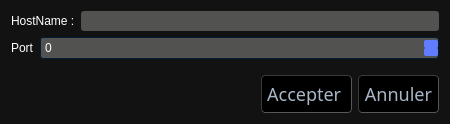
<?xml version="1.0" encoding="UTF-8"?>
<ui version="4.0">
 <class>DuMesengerConnectionDialog</class>
 <widget class="QDialog" name="DuMesengerConnectionDialog">
  <property name="geometry">
   <rect>
    <x>0</x>
    <y>0</y>
    <width>450</width>
    <height>124</height>
   </rect>
  </property>
  <property name="windowTitle">
   <string>Dialog</string>
  </property>
  <property name="styleSheet">
   <string notr="true">/*Copyright (c) DevSec Studio. All rights reserved.

MIT License

Permission is hereby granted, free of charge, to any person obtaining a copy
of this software and associated documentation files (the &quot;Software&quot;), to deal
in the Software without restriction, including without limitation the rights
to use, copy, modify, merge, publish, distribute, sublicense, and/or sell
copies of the Software, and to permit persons to whom the Software is
furnished to do so, subject to the following conditions:

The above copyright notice and this permission notice shall be included in all
copies or substantial portions of the Software.

THE SOFTWARE IS PROVIDED *AS IS*, WITHOUT WARRANTY OF ANY KIND, EXPRESS OR
IMPLIED, INCLUDING BUT NOT LIMITED TO THE WARRANTIES OF MERCHANTABILITY,
FITNESS FOR A PARTICULAR PURPOSE AND NONINFRINGEMENT. IN NO EVENT SHALL THE
AUTHORS OR COPYRIGHT HOLDERS BE LIABLE FOR ANY CLAIM, DAMAGES OR OTHER
LIABILITY, WHETHER IN AN ACTION OF CONTRACT, TORT OR OTHERWISE, ARISING FROM,
OUT OF OR IN CONNECTION WITH THE SOFTWARE OR THE USE OR OTHER DEALINGS IN THE
SOFTWARE.
*/

/*-----QWidget-----*/
QWidget
{
	background-color: #121212;
	color: #ffffff;
	border-color: #051a39;

}


/*-----QLabel-----*/
QLabel
{
	background-color: transparent;
	color: #ffffff;

}


QLabel::disabled
{
	background-color: transparent;
	color: #656565;

}


/*-----QMenuBar-----*/
QMenuBar
{
	background-color: #0a0a0a;
	color: #ffffff;
	border-color: #051a39;

}


QMenuBar::disabled
{
	background-color: #404040;
	color: #656565;
	border-color: #051a39;

}


QMenuBar::item
{
    background-color: transparent;

}


QMenuBar::item:selected
{
    background-color: #607cff;
    border: 1px solid #41cd52;

}


QMenuBar::item:pressed
{
    background-color: #4969ff;
    border: 1px solid #000;
    margin-bottom: -1px;
    padding-bottom: 1px;

}


/*-----QMenu-----*/
QMenu
{
    background-color: #121212;
    border: 1px solid;
    color: #ffffff;

}


QMenu::separator
{
    height: 1px;
    background-color: #6d8eff;
    color: #ffffff;
    padding-left: 4px;
    margin-left: 10px;
    margin-right: 5px;

}


QMenu::item
{
    min-width : 150px;
    padding: 3px 20px 3px 20px;

}


QMenu::item:selected
{
    background-color: #4969ff;
    color: #ffffff;

}


QMenu::item:disabled
{
    color: #262626;
}


/*-----QToolTip-----*/
QToolTip
{
	border : 1px solid #000000;
	background-color: #26264f;
	color: #ffffff;
	border-color: #051a39;

}


/*-----QPushButton-----*/
QPushButton
{
	background-color: #607cff;
	color: #ffffff;
	border-style: solid;
	border-width: 1px;
	border-radius: 3px;
	border-color: #051a39;
	padding: 5px;

}


QPushButton::disabled
{
	background-color: #404040;
	color: #656565;
	border-color: #051a39;

}


QPushButton::hover
{
	background-color: #8399ff;
	color: #ffffff;
	border-style: solid;
	border-width: 1px;
	border-radius: 3px;
	border-color: #051a39;
	padding: 5px;

}


QPushButton::pressed
{
	background-color: #4969ff;
	color: #ffffff;
	border-style: solid;
	border-width: 1px;
	border-radius: 3px;
	border-color: #051a39;
	padding: 5px;

}


/*-----QToolButton-----*/
QToolButton
{
	background-color: #607cff;
	color: #ffffff;
	border-width: 1px;
	border-radius: 3px;
	border-color: #051a39;
	padding: 3px;

}


QToolButton::disabled
{
	background-color: #404040;
	color: #656565;
	border-color: #051a39;

}


QToolButton::hover
{
	background-color: #8399ff;
	color: #ffffff;
	border-width: 1px;
	border-radius: 3px;
	border-color: #051a39;
	padding: 3px;

}


QToolButton::pressed
{
	background-color: #4969ff;
	color: #ffffff;
	border-width: 1px;
	border-radius: 3px;
	border-color: #051a39;
	padding: 3px;

}


/*-----QComboBox-----*/
QComboBox
{
    background-color: #607cff;
    border: 1px solid;
    border-radius: 3px;
    padding-left: 6px;
    color: #ffffff;
    height: 20px;

}


QComboBox::disabled
{
	background-color: #404040;
	color: #656565;
	border-color: #051a39;

}


QComboBox:hover
{
    background-color: #8399ff;

}


QComboBox:on
{
    background-color: #4969ff;

}


QComboBox QAbstractItemView
{
    background-color: #383838;
    color: #ffffff;
    border: 1px solid black;
    selection-background-color: #4969ff;
    selection-color: #ffffff;
    outline: 0;

}


QComboBox::drop-down
{
    subcontrol-origin: padding;
    subcontrol-position: top right;
    width: 15px;
    border-left-width: 0px;
    border-left-color: darkgray;
    border-left-style: solid; 
    border-top-right-radius: 3px; 
    border-bottom-right-radius: 3px;

}


QComboBox::down-arrow
{
    image: url(://arrow-down.png);
    width: 8px;
    height: 8px;
}


/*-----QSpinBox &amp; QDoubleSpinBox &amp; QDateTimeEdit-----*/
QSpinBox, 
QDoubleSpinBox,
QDateTimeEdit
{
	background-color: #525251;
	color: #ffffff;
	border: 1px solid #051a39;
	border-radius: 3px;
	padding : 2px;

}


QSpinBox::disabled, 
QDoubleSpinBox::disabled,
QDateTimeEdit::disabled
{
	background-color: #404040;
	color: #656565;
	border-color: #051a39;

}


QSpinBox:hover, 
QDoubleSpinBox::hover,
QDateTimeEdit::hover
{
    background-color: #626262;
    border: 1px solid #607cff;
    color:  #fff;
    padding: 2px

}


QSpinBox::up-button, QSpinBox::down-button,
QDoubleSpinBox::up-button, QDoubleSpinBox::down-button,
QDateTimeEdit::up-button, QDateTimeEdit::down-button
{
    background-color: #607cff;
	border-radius: 2px;

}


QSpinBox::disabled, 
QDoubleSpinBox::disabled,
QDateTimeEdit::disabled
{
	background-color: #404040;
	color: #656565;
	border-color: #051a39;

}


QSpinBox::up-button:hover, QSpinBox::down-button:hover,
QDoubleSpinBox::up-button:hover, QDoubleSpinBox::down-button:hover,
QDateTimeEdit::up-button:hover, QDateTimeEdit::down-button:hover
{
    background-color: #8399ff;
    border: 1px solid #8399ff;

}


QSpinBox::up-button:disabled, QSpinBox::down-button:disabled,
QDoubleSpinBox::up-button:disabled, QDoubleSpinBox::down-button:disabled,
QDateTimeEdit::up-button:disabled, QDateTimeEdit::down-button:disabled
{
	background-color: #404040;
	color: #656565;
	border-color: #051a39;

}


QSpinBox::up-button:pressed, QSpinBox::down-button:pressed,
QDoubleSpinBox::up-button:pressed, QDoubleSpinBox::down-button::pressed,
QDateTimeEdit::up-button:pressed, QDateTimeEdit::down-button::pressed
{
    background-color: #4969ff;
    border: 1px solid #4969ff;

}


QSpinBox::down-arrow,
QDoubleSpinBox::down-arrow,
QDateTimeEdit::down-arrow
{
    image: url(://arrow-down.png);
    width: 7px;

}


QSpinBox::up-arrow,
QDoubleSpinBox::up-arrow,
QDateTimeEdit::up-arrow
{
    image: url(://arrow-up.png);
    width: 7px;

}


/*-----QLineEdit-----*/
QLineEdit
{
	background-color: #525251;
	color: #ffffff;
	border-width: 1px;
	border-radius: 3px;
	border-color: #051a39;
	padding: 2px;

}


QLineEdit::disabled
{
	background-color: #404040;
	color: #656565;
	border-width: 1px;
	border-radius: 3px;
	border-color: #051a39;
	padding: 2px;

}


/*-----QTextEdit-----*/
QTextEdit
{
	background-color: #ffffff;
	color: #010201;
	border-color: #051a39;

}


QTextEdit::disabled
{
	background-color: #404040;
	color: #656565;
	border-color: #051a39;

}


/*-----QGroupBox-----*/
QGroupBox 
{
    border: 1px solid;
    border-color: #607cff;
    margin-top: 22px;

}


QGroupBox::title  
{
    background-color: #607cff;
    color: #ffffff;
    subcontrol-origin: margin;
    subcontrol-position: top left;
    padding: 5px;
	border-top-left-radius: 3px;
	border-top-right-radius: 3px;

}


QGroupBox::title::disabled
{
	background-color: #404040;
	color: #656565;
    subcontrol-origin: margin;
    subcontrol-position: top left;
    padding: 5px;
	border-top-left-radius: 3px;
	border-top-right-radius: 3px;

}


/*-----QCheckBox-----*/
QCheckBox::indicator
{
    color: #b1b1b1;
    background-color: #323232;
    border: 1px solid #b1b1b1;
    width: 12px;
    height: 12px;

}


QCheckBox::indicator:checked
{
    image:url(://checkbox.png);
    border: 1px solid #607cff;

}


QCheckBox::indicator:unchecked:hover
{
    border: 1px solid #607cff;

}


QCheckBox::disabled
{
	color: #656565;

}


QCheckBox::indicator:disabled
{
	background-color: #656565;
	color: #656565;
    border: 1px solid #656565;

}


/*-----QRadioButton-----*/
QRadioButton::indicator::unchecked
{ 
	border: 2px inset gray; 
	border-radius: 5px; 
	background-color:  #fff;
	width: 9px; 
	height: 9px; 

}


QRadioButton::indicator::unchecked:hover
{ 
	border: 2px solid #607cff; 
	border-radius: 5px; 
	background-color:  #fff;
	width: 9px; 
	height: 9px; 

}


QRadioButton::indicator::checked
{ 
	border: 2px inset darkgray; 
	border-radius: 5px; 
	background-color: #4969ff; 
	width: 9px; 
	height: 9px; 

}


QRadioButton::disabled
{
	color: #656565;

}


QRadioButton::indicator:disabled
{
	background-color: #656565;
	color: #656565;
    border: 2px solid #656565;

}


/*-----QTableView &amp; QTableWidget-----*/
QTableView
{
    background-color: #242526;
    border: 1px solid #32414B;
    color: #f0f0f0;
    gridline-color: #8faaff;
    outline : 0;

}


QTableView::disabled
{
    background-color: #242526;
    border: 1px solid #32414B;
    color: #656565;
    gridline-color: #656565;
    outline : 0;

}


QTableView::item:hover 
{
    background-color: #26264f;
    color: #f0f0f0;

}


QTableView::item:selected 
{
    background-color: #1a1b1c;
    border: 2px solid #4969ff;
    color: #F0F0F0;

}


QTableView::item:selected:disabled
{
    background-color: #1a1b1c;
    border: 2px solid #525251;
    color: #656565;

}


QTableCornerButton::section
{
    background-color: #505050;
    color: #fff;

}


QHeaderView::section
{
    background-color: #525251;
    color: #fff;
    text-align: left;
	padding: 4px;
	
}


QHeaderView::section:disabled
{
    background-color: #525251;
    color: #656565;

}


QHeaderView::section:checked
{
    color: #fff;
    background-color: #4969ff;

}


QHeaderView::section:checked:disabled
{
    color: #656565;
    background-color: #525251;

}


QHeaderView::section::vertical::first,
QHeaderView::section::vertical::only-one
{
    border-top: 1px solid #353635;

}


QHeaderView::section::vertical
{
    border-top: 1px solid #353635;

}


QHeaderView::section::horizontal::first,
QHeaderView::section::horizontal::only-one
{
    border-left: 1px solid #353635;

}


QHeaderView::section::horizontal
{
    border-left: 1px solid #353635;

}


/*-----QTabWidget-----*/
QTabBar::tab
{
	background-color: #262626;
	color: #ffffff;
	border-style: solid;
	border-width: 1px;
	border-top-left-radius: 3px;
	border-top-right-radius: 3px;
	border-color: #051a39;
	padding: 5px;

}


QTabBar::tab:disabled
{
	background-color: #656565;
	color: #656565;

}


QTabWidget::pane 
{
	background-color: #262626;
	color: #ffffff;
    border: 1px solid;
    border-color: #607cff;

}


QTabBar::tab:selected
{
    background-color: #607cff;
	color: #ffffff;
	border-style: solid;
	border-width: 1px;
	border-top-left-radius: 3px;
	border-top-right-radius: 3px;
	border-color: #051a39;
	padding: 5px;

}


QTabBar::tab:selected:disabled
{
	background-color: #404040;
	color: #656565;

}


QTabBar::tab:!selected 
{
    background-color: #262626;

}


QTabBar::tab:!selected:hover 
{
    background-color: #8399ff;

}


QTabBar::tab:top:!selected 
{
    margin-top: 3px;

}


QTabBar::tab:bottom:!selected 
{
    margin-bottom: 3px;

}


QTabBar::tab:top, QTabBar::tab:bottom 
{
    min-width: 8ex;
    margin-right: -1px;
    padding: 5px 10px 5px 10px;

}


QTabBar::tab:top:selected 
{
    border-bottom-color: none;

}


QTabBar::tab:bottom:selected 
{
    border-top-color: none;

}


QTabBar::tab:top:last, QTabBar::tab:bottom:last,
QTabBar::tab:top:only-one, QTabBar::tab:bottom:only-one 
{
    margin-right: 0;

}


QTabBar::tab:left:!selected 
{
    margin-right: 3px;

}


QTabBar::tab:right:!selected
{
    margin-left: 3px;

}


QTabBar::tab:left, QTabBar::tab:right 
{
    min-height: 8ex;
    margin-bottom: -1px;
    padding: 10px 5px 10px 5px;

}


QTabBar::tab:left:selected 
{
    border-left-color: none;

}


QTabBar::tab:right:selected 
{
    border-right-color: none;

}


QTabBar::tab:left:last, QTabBar::tab:right:last,
QTabBar::tab:left:only-one, QTabBar::tab:right:only-one 
{
    margin-bottom: 0;

}


/*-----QSlider-----*/
QSlider::groove:horizontal 
{
	background-color: transparent;
	height: 5px;

}


QSlider::sub-page:horizontal 
{
	background-color: #607cff;

}


QSlider::add-page:horizontal 
{
	background-color: #666765;

}


QSlider::handle:horizontal 
{
	background-color: #607cff;
	width: 14px;
	margin-top: -6px;
	margin-bottom: -6px;
	border-radius: 3px;

}


QSlider::handle:horizontal:hover 
{
	background-color: #607cff;
	border-radius: 3px;

}


QSlider::sub-page:horizontal:disabled 
{
	background-color: #bbb;
	border-color: #999;

}


QSlider::add-page:horizontal:disabled 
{
	background-color: #eee;
	border-color: #999;

}


QSlider::handle:horizontal:disabled 
{
	background-color: #eee;
	border: 1px solid #aaa;
	border-radius: 3px;

}


QSlider::groove:vertical 
{
	background-color: transparent;
	width: 5px;

}


QSlider::sub-page:vertical 
{
	background-color: #607cff;

}


QSlider::add-page:vertical 
{
	background-color: #666765;

}


QSlider::handle:vertical 
{
	background-color: #607cff;
	height: 14px;
	margin-left: -6px;
	margin-right: -6px;
	border-radius: 3px;

}


QSlider::handle:vertical:hover 
{
	background-color: #607cff;
	border-radius: 3px;

}


QSlider::sub-page:vertical:disabled 
{
	background-color: #bbb;
	border-color: #999;

}


QSlider::add-page:vertical:disabled 
{
	background-color: #eee;
	border-color: #999;

}


QSlider::handle:vertical:disabled 
{
	background-color: #eee;
	border: 1px solid #aaa;
	border-radius: 3px;

}


/*-----QDial-----*/
QDial
{
	background-color: #607cff;

}


QDial::disabled
{
	background-color: #404040;

}


/*-----QScrollBar-----*/
QScrollBar:horizontal
{
    border: 1px solid #222222;
    background-color: #3d3d3d;
    height: 13px;
    margin: 0px 16px 0 16px;

}


QScrollBar::handle:horizontal
{
    background: #607cff;
    min-height: 20px;

}


QScrollBar::add-line:horizontal
{
    border: 1px solid #1b1b19;
    background-color: #607cff;
    width: 14px;
    subcontrol-position: right;
    subcontrol-origin: margin;

}


QScrollBar::sub-line:horizontal
{
    border: 1px solid #1b1b19;
    background-color: #607cff;
    width: 14px;
    subcontrol-position: left;
    subcontrol-origin: margin;

}


QScrollBar::right-arrow:horizontal
{
    image: url(://arrow-right.png);
    width: 6px;
    height: 6px;

}


QScrollBar::left-arrow:horizontal
{
    image: url(://arrow-left.png);
    width: 6px;
    height: 6px;

}


QScrollBar::add-page:horizontal, QScrollBar::sub-page:horizontal
{
    background: none;

}


QScrollBar:vertical
{
    background-color: #3d3d3d;
    width: 13px;
    margin: 16px 0 16px 0;
    border: 1px solid #222222;

}


QScrollBar::handle:vertical
{
    background-color: #607cff;
    min-height: 20px;

}


QScrollBar::add-line:vertical
{
    border: 1px solid #1b1b19;
    background-color: #607cff;
    height: 14px;
    subcontrol-position: bottom;
    subcontrol-origin: margin;

}


QScrollBar::sub-line:vertical
{
    border: 1px solid #1b1b19;
    background-color: #607cff;
    height: 14px;
    subcontrol-position: top;
    subcontrol-origin: margin;

}


QScrollBar::up-arrow:vertical
{
    image: url(://arrow-up.png);
    width: 6px;
    height: 6px;

}


QScrollBar::down-arrow:vertical
{
    image: url(://arrow-down.png);
    width: 6px;
    height: 6px;

}


QScrollBar::add-page:vertical, QScrollBar::sub-page:vertical
{
    background: none;

}


/*-----QProgressBar-----*/
QProgressBar
{
	background-color: #383838;
	color: #ffffff;
	border: 1px solid #607cff;
	border-radius: 3px;
	text-align: center;

}


QProgressBar::chunk {
	background-color: #607cff;
	color: #fff;

}


QProgressBar::chunk:disabled {
	background-color: #656565;
	border: 1px solid #aaa;
	color: #656565;
}


/*-----QStatusBar-----*/
QStatusBar
{
	background-color: #0a0a0a;
	color: #ffffff;
	border-color: #051a39;

}


</string>
  </property>
  <layout class="QVBoxLayout" name="verticalLayout">
   <item>
    <layout class="QHBoxLayout" name="horizontalLayout">
     <item>
      <widget class="QLabel" name="label">
       <property name="text">
        <string>HostName :</string>
       </property>
      </widget>
     </item>
     <item>
      <widget class="QLineEdit" name="hostname"/>
     </item>
    </layout>
   </item>
   <item>
    <layout class="QFormLayout" name="formLayout">
     <item row="0" column="0">
      <widget class="QLabel" name="label_2">
       <property name="text">
        <string>Port</string>
       </property>
      </widget>
     </item>
     <item row="0" column="1">
      <widget class="QSpinBox" name="port">
       <property name="maximum">
        <number>9999999</number>
       </property>
      </widget>
     </item>
    </layout>
   </item>
   <item>
    <layout class="QHBoxLayout" name="horizontalLayout_2">
     <item>
      <spacer name="horizontalSpacer">
       <property name="orientation">
        <enum>Qt::Horizontal</enum>
       </property>
       <property name="sizeHint" stdset="0">
        <size>
         <width>40</width>
         <height>20</height>
        </size>
       </property>
      </spacer>
     </item>
     <item>
      <widget class="QPushButton" name="ok">
       <property name="styleSheet">
        <string notr="true">#ok{

background-color: black;
border-radius: 4px;
	border-color: rgb(58, 58, 58);
	border-style: inset;
font-family: century gothic;
font-size: 18px;
color: #a9b7c6;
}
#ok:hover{
border-style: solid;
	border-top-color: transparent;
	border-right-color: transparent;
	border-left-color: transparent;
	border-bottom-color: #e67e22;
	border-bottom-width: 1px;
	border-bottom-radius: 6px;
	border-style: solid;
	color: #FFFFFF;
	padding-bottom: 2px;
	background-color: green;
}</string>
       </property>
       <property name="text">
        <string>Accepter </string>
       </property>
      </widget>
     </item>
     <item>
      <widget class="QPushButton" name="cancel">
       <property name="styleSheet">
        <string notr="true">#cancel{

background-color: black;
border-radius: 4px;
	border-color: rgb(58, 58, 58);
	border-style: inset;
font-family: century gothic;
font-size: 18px;
color: #a9b7c6;
}
#cancel:hover{
border-style: solid;
	border-top-color: transparent;
	border-right-color: transparent;
	border-left-color: transparent;
	border-bottom-color: #e67e22;
	border-bottom-width: 1px;
	border-bottom-radius: 6px;
	border-style: solid;
	color: #FFFFFF;
	padding-bottom: 2px;
	background-color: green;
}</string>
       </property>
       <property name="text">
        <string>Annuler</string>
       </property>
      </widget>
     </item>
    </layout>
   </item>
  </layout>
 </widget>
 <resources/>
 <connections/>
</ui>
